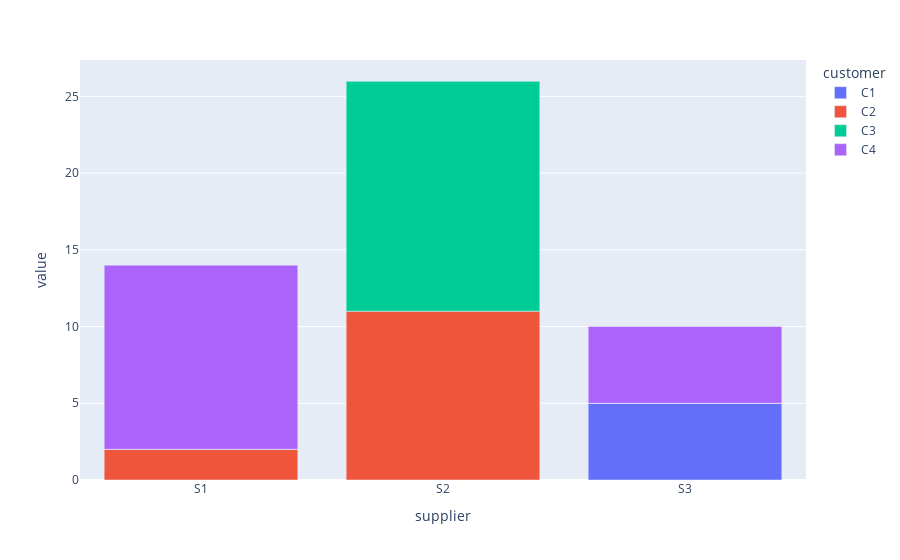

The cell this chart's notebook holds for it:
### Code cell
df.plot.bar()

### Figure 1 — Plotly figure (JSON) as saved in the notebook; plotly's stock layout.template omitted (floating-point values rounded to 4 significant figures)
{"data": [{"alignmentgroup": "True", "hovertemplate": "customer=C1<br>supplier=%{x}<br>value=%{y}<extra></extra>", "legendgroup": "C1", "marker": {"color": "#636efa", "pattern": {"shape": ""}}, "name": "C1", "offsetgroup": "C1", "orientation": "v", "showlegend": true, "textposition": "auto", "type": "bar", "x": ["S1", "S2", "S3"], "xaxis": "x", "y": [0, 0, 5], "yaxis": "y"}, {"alignmentgroup": "True", "hovertemplate": "customer=C2<br>supplier=%{x}<br>value=%{y}<extra></extra>", "legendgroup": "C2", "marker": {"color": "#EF553B", "pattern": {"shape": ""}}, "name": "C2", "offsetgroup": "C2", "orientation": "v", "showlegend": true, "textposition": "auto", "type": "bar", "x": ["S1", "S2", "S3"], "xaxis": "x", "y": [2, 11, 0], "yaxis": "y"}, {"alignmentgroup": "True", "hovertemplate": "customer=C3<br>supplier=%{x}<br>value=%{y}<extra></extra>", "legendgroup": "C3", "marker": {"color": "#00cc96", "pattern": {"shape": ""}}, "name": "C3", "offsetgroup": "C3", "orientation": "v", "showlegend": true, "textposition": "auto", "type": "bar", "x": ["S1", "S2", "S3"], "xaxis": "x", "y": [0, 15, 0], "yaxis": "y"}, {"alignmentgroup": "True", "hovertemplate": "customer=C4<br>supplier=%{x}<br>value=%{y}<extra></extra>", "legendgroup": "C4", "marker": {"color": "#ab63fa", "pattern": {"shape": ""}}, "name": "C4", "offsetgroup": "C4", "orientation": "v", "showlegend": true, "textposition": "auto", "type": "bar", "x": ["S1", "S2", "S3"], "xaxis": "x", "y": [12, 0, 5], "yaxis": "y"}], "layout": {"barmode": "relative", "legend": {"title": {"text": "customer"}, "tracegroupgap": 0}, "margin": {"t": 60}, "xaxis": {"anchor": "y", "domain": [0, 1], "title": {"text": "supplier"}}, "yaxis": {"anchor": "x", "domain": [0, 1], "title": {"text": "value"}}}}
